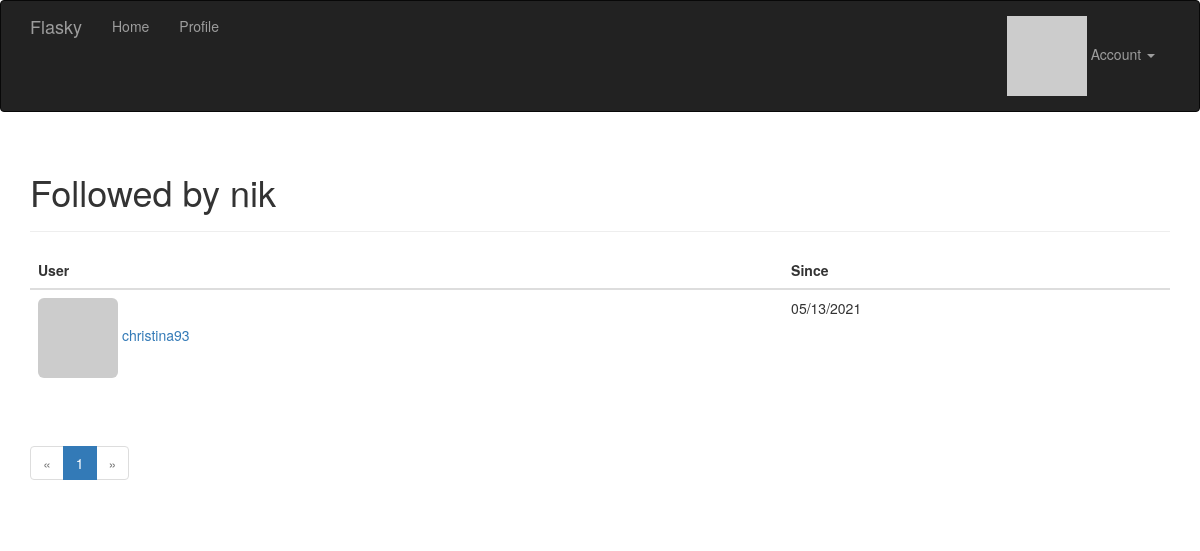
/followed_by/nik (signed in), run on the app's committed database.
### app/models.py (models this page shows, shortened)
class User(UserMixin, db.Model):
    __tablename__ = 'users'
    id = db.Column(db.Integer, primary_key=True)
    email = db.Column(db.String(64), unique=True, index=True)
    username = db.Column(db.String(64), unique=True, index=True)
    role_id = db.Column(db.Integer, db.ForeignKey('roles.id'))
    password_hash = db.Column(db.String(128))
    confirmed = db.Column(db.Boolean, default=False)
    avatar_hash = db.Column(db.String(32))
    name = db.Column(db.String(64))
    location = db.Column(db.String(64))
    about_me = db.Column(db.Text())
    member_since = db.Column(db.DateTime(), default=datetime.utcnow())
    last_seen = db.Column(db.DateTime(), default=datetime.utcnow())
    posts = db.relationship('Post', backref='author', lazy='dynamic')
    followed = db.relationship('Follow',
                               foreign_keys=[Follow.follower_id],
                               backref=db.backref('follower', lazy='joined'),
                               lazy='dynamic',
                               cascade='all, delete-orphan')
    followers = db.relationship('Follow',
                                foreign_keys=[Follow.followed_id],
                                backref=db.backref('followed', lazy='joined'),
                                lazy='dynamic',
                                cascade='all, delete-orphan')
    def ping(self):
        self.last_seen = datetime.utcnow()
        db.session.add(self)
    def gravatar(self, size=100, default='retro', rating='g'):
        if request.is_secure:
            url = 'https://secure.gravatar.com/avatar'
        else:
            url = 'http://www.gravatar.com/avatar'
        hash = hashlib.md5(self.email.encode('utf-8')).hexdigest()
        return '{url}/{hash}?s={size}&d={default}&r={rating}'.format(
            url=url, hash=hash, size=size, default=default, rating=rating)
    @property
    def password(self):
        raise AttributeError('password is not a readable attribute')

class Follow(db.Model):
    __tablename__ = 'follows'
    follower_id = db.Column(db.Integer, db.ForeignKey('users.id'),
                            primary_key=True)
    followed_id = db.Column(db.Integer, db.ForeignKey('users.id'),
                            primary_key=True)
    timestamp = db.Column(db.DateTime, default=datetime.utcnow)

### app/main/views.py (the view)
@main.route('/followed_by/<username>')
def followed_by(username):
    user = User.query.filter_by(username=username).first()
    if user is None:
        flash('Invalid user.')
        return redirect(url_for('.index'))
    page = request.args.get('page', 1, type=int)
    pagination = user.followed.paginate(
        page, per_page=20,
        error_out=False)
    follows = [{'user': item.followed, 'timestamp': item.timestamp}
               for item in pagination.items]
    return render_template('followers.html', user=user, title="Followed by",
                           endpoint='.followed_by', pagination=pagination,
                           follows=follows)

### app/auth/views.py (called while the page is built)
@auth.before_app_request
def before_request():
    if current_user.is_authenticated:
        current_user.ping()
        if not current_user.confirmed \
                and request.endpoint \
                and request.blueprint != 'auth' \
                and request.endpoint != 'static':
            return redirect(url_for('auth.unconfirmed'))

### app/main/__init__.py (called while the page is built)
@main.app_context_processor
def inject_permissions():
    return dict(Permission=Permission)

### app/models.py (called while the page is built)
@login_manager.user_loader
def load_user(user_id):
    return User.query.get(int(user_id))

### app/templates/followers.html (shortened to what this page needs)
{% extends "base.html" %}
{% import "_macros.html" as macros %}
{% block page_content %}
<div class="page-header">
    <h1>{{ title }} {{ user.username }}</h1>
</div>
<table class="table table-hover followers">
    <thead>
        <tr>
            <th>User</th>
            <th>Since</th>
        </tr>
    </thead>
    {% for follow in follows %}
    {% if follow.user!=user %}
    <tr>
        <td>
            <a href="{{ url_for('.user', username = follow.user.username) }}">
                <img class="img-rounded" src="{{ follow.user.gravatar(size=32) }}">
                {{ follow.user.username }}
            </a>
        </td>
        <td>{{ moment(follow.timestamp).format('L') }}</td>
    </tr>
    {% endif %}
    {% endfor %}
</table>
<div class="pagination">
    {{ macros.pagination_widget(pagination, endpoint, username = user.username) }}
</div>
{% endblock %}

### data on the page
User: username "nik"
User: user.username "christina93"
Follow: timestamp "05/13/2021"

### other printed values
{{ title }} "Followed by"
{{ p }} "1"
